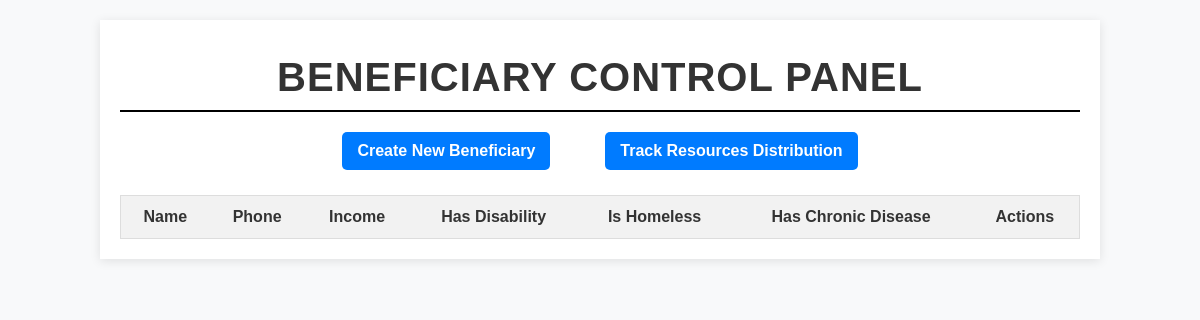
The app's page /BeneficiaryModule/index.php, older data.
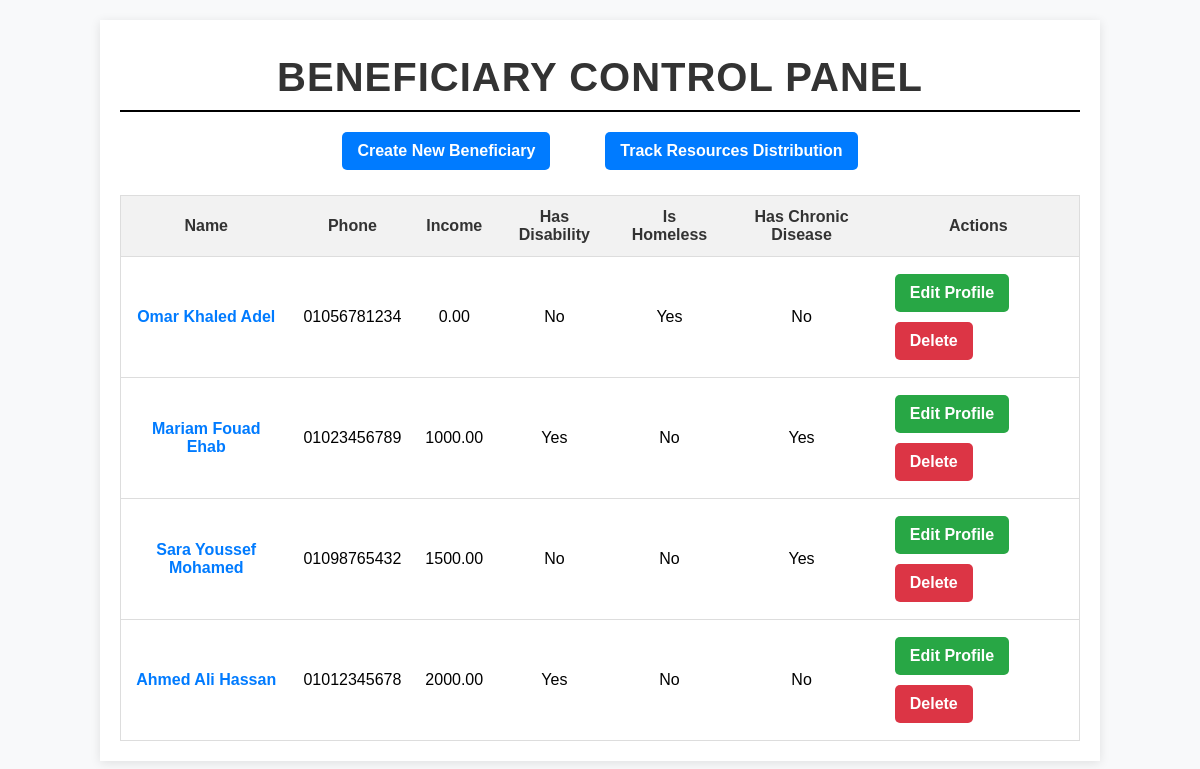
The same page, newer data.
### tables this page shows
CREATE TABLE IF NOT EXISTS Beneficiary (
    PersonID INT PRIMARY KEY,
    income DECIMAL(10, 2) NOT NULL,
    hasChronicDisease BOOLEAN DEFAULT FALSE,
    hasDisability BOOLEAN DEFAULT FALSE,
    isHomeless BOOLEAN DEFAULT FALSE,
    FOREIGN KEY (PersonID) REFERENCES Person(PersonID) ON DELETE CASCADE
);

CREATE TABLE IF NOT EXISTS Person (
                                      PersonID INT AUTO_INCREMENT PRIMARY KEY,
                                      FirstName VARCHAR(100) NOT NULL,
                                      LastName VARCHAR(100) NOT NULL,
                                      MiddleName VARCHAR(100),
                                      Nationality VARCHAR(100),
                                      Gender ENUM('Male', 'Female'),
                                      Phone VARCHAR(15) UNIQUE ,
                                      AddressID INT,
                                      FOREIGN KEY (AddressID) REFERENCES Address(AddressID) ON DELETE SET NULL
);

### BeneficiaryModule/Controllers/BeneficiaryController.php (called while the page is built, shortened)
<?php
class BeneficiaryController
{
    private $db;
    private $admin;
    public function __construct($connection, $admin)
    {
        $this->db = $connection;
        $this->admin = $admin;
    }
    public function listBeneficiaries()
    {
        $beneficiariesIterator  = $this->admin->getIterator($this->db);
        include 'Views/Beneficiary_List_View.php';
        $view = new Beneficiary_List_View();
        $view->showBeneficiaries($beneficiariesIterator);
    }
}

### BeneficiaryModule/Models/Beneficiary_Iterators/Income_Based_Iterator.php (called while the page is built, shortened)
<?php
class IncomeBasedIterator implements BeneficiaryIterator
{
    private $beneficiaries;
    private $position = 0;
    public function __construct(array $beneficiaries)
    {
        usort($beneficiaries, function ($a, $b) {
            return $a->getIncome() - $b->getIncome();
        });
        $this->beneficiaries = $beneficiaries;
    }
    public function hasNext(): bool
    {
        return $this->position < count($this->beneficiaries);
    }
    public function next(): ?Beneficiary
    {
        if ($this->hasNext()) {
            $beneficiary = $this->beneficiaries[$this->position];
            $this->position++;
            return $beneficiary;
        }
        return null;
    }
}

### BeneficiaryModule/Models/Beneficiary.php (called while the page is built, shortened)
<?php
require_once 'Person.php';
class Beneficiary extends Person implements NeedsCollectionInterface
{
    public $income;
    public $hasChronicDisease;
    public $hasDisability;
    public $isHomeless;
    private $PersonID = Null;
    public function __construct($db, $beneficiaryId)
    {
        $this->db = $db;
        $query = "SELECT * FROM Person JOIN Beneficiary ON Person.PersonID = Beneficiary.PersonID WHERE Person.PersonID = :personID";
        $stmt = $this->db->prepare($query);
        $stmt->bindParam(':personID', $beneficiaryId, PDO::PARAM_INT);
        $stmt->execute();
        $beneficiary = $stmt->fetch(PDO::FETCH_OBJ);
        $this->income = $beneficiary->income;
        $this->hasChronicDisease = $beneficiary->hasChronicDisease;
        $this->hasDisability = $beneficiary->hasDisability;
        $this->isHomeless = $beneficiary->isHomeless;
        $this->PersonID = $beneficiary->PersonID;
    }
    public function getIncome()
    {
        return $this->income;
    }
    public function hasChronicDisease()
    {
        return $this->hasChronicDisease;
    }
    public function hasDisability()
    {
        return $this->hasDisability;
    }
    public function isHomeless()
    {
        return $this->isHomeless;
    }
    public function getPersonID()
    {
        return $this->PersonID;
    }
}

### BeneficiaryModule/Models/BeneficiaryAdmin.php (called while the page is built, shortened)
<?php
require_once 'Person.php';
require_once 'Beneficiary_Iterators\Income_Based_Iterator.php';
class BeneficiaryAdmin extends Person implements BeneficiariesCollectionInterface
{
    public function __construct($db)
    {
        $this->initBeneficiaries($db);
    }
    public function initBeneficiaries($db)
    {
        $query = "SELECT p.PersonID
              FROM person p
              JOIN beneficiary b ON p.PersonID = b.PersonID";
        $stmt = $db->prepare($query);
        $stmt->execute();
        $result = $stmt->fetchAll(PDO::FETCH_ASSOC);
        foreach ($result as $row) {
            $beneficiary = new Beneficiary($db, $row['PersonID']);
        }
    }
}

### BeneficiaryModule/Models/Person.php (called while the page is built, shortened)
<?php
abstract class Person
{
    public $FirstName;
    public $LastName;
    public $MiddleName;
    public $Phone;
    public function __construct($firstName, $lastName, $middleName = null, $nationality = null, $gender = null, $phone = null, $addressID = null)
    {
        $this->FirstName = $firstName;
        $this->LastName = $lastName;
        $this->MiddleName = $middleName;
        $this->Phone = $phone;
    }
    public function getFirstName()
    {
        return $this->FirstName;
    }
    public function getLastName()
    {
        return $this->LastName;
    }
    public function getMiddleName()
    {
        return $this->MiddleName;
    }
    public function getPhone()
    {
        return $this->Phone;
    }
}

### BeneficiaryModule/Views/Beneficiary_List_View.php (the view)
<?php
class Beneficiary_List_View
{
    public function showBeneficiaries($beneficiaries_iterator)
    {
        echo '<link rel="stylesheet" type="text/css" href="Views/styles/list.css">';
        echo '<div class="container">';
        echo '<h1>Beneficiary Control Panel</h1>';
        echo '<div class="actions" style="text-align: center;">';
        echo '<a href="index.php?action=create_beneficiary" class="btn btn-primary" style="margin-right: 50px;">Create New Beneficiary</a>';
        echo '<a href="index.php?action=track_distribution" class="btn btn-primary">Track Resources Distribution</a>';
        echo '</div>';
        echo '<table>';
        echo '<thead><tr><th>Name</th><th>Phone</th><th>Income</th><th>Has Disability</th><th>Is Homeless</th><th>Has Chronic Disease</th><th>Actions</th></tr></thead>';
        echo '<tbody>';
        while ($beneficiaries_iterator->hasNext()) {
            $beneficiary = $beneficiaries_iterator->next();
            echo '<tr>';
            echo '<td><a href="index.php?action=view_beneficiary&id=' . urlencode($beneficiary->getPersonID()) . '" class="name-link">' . htmlspecialchars($beneficiary->getFirstName() . ' ' . $beneficiary->getMiddleName() . ' ' . $beneficiary->getLastName()) . '</a></td>';
            echo '<td>' . htmlspecialchars($beneficiary->getPhone()) . '</td>';
            echo '<td>' . htmlspecialchars($beneficiary->getIncome()) . '</td>';
            echo '<td>' . ($beneficiary->hasDisability() ? 'Yes' : 'No') . '</td>';
            echo '<td>' . ($beneficiary->isHomeless() ? 'Yes' : 'No') . '</td>';
            echo '<td>' . ($beneficiary->hasChronicDisease() ? 'Yes' : 'No') . '</td>';
            echo '<td class="action-buttons">';
            echo '<a href="index.php?action=update_beneficiary&id=' . urlencode($beneficiary->getPersonID()) . '" class="btn btn-warning">Edit Profile</a>';
            echo ' <a href="index.php?action=delete_beneficiary&id=' . urlencode($beneficiary->getPersonID()) . '" class="btn btn-danger" onclick="return confirm(\'Are you sure you want to delete this Beneficiary?\');">Delete</a>';
            echo '</td>';
            echo '</tr>';
        }
        echo '</tbody>';
        echo '</table>';
        echo '</div>';
    }
}

### BeneficiaryModule/index.php (shortened to what this page needs)
<?php
require_once 'Models/Beneficiary.php';
require_once 'Controllers/BeneficiaryController.php';
require_once 'Models/BeneficiaryAdmin.php';
$db = Database::getInstance()->getConnection();
$admin = new BeneficiaryAdmin($db);
$beneficiaryController = new BeneficiaryController($db, $admin);
$action = isset($_GET['action']) ? $_GET['action'] : 'list_beneficiaries';
switch ($action) {
    case 'list_beneficiaries':
        $beneficiaryController->listBeneficiaries();
        break;
}

### BeneficiaryModule/Views/styles/list.css (style rules this page uses)
.container { width: 80%; margin: 0 auto; padding: 20px; background-color: white; box-shadow: 0 2px 10px rgba(0, 0, 0, 0.1); margin-top: 20px; }
h1 { text-align: center; color: #333; font-size: 2.5em; font-weight: bold; margin-top: 15px; margin-bottom: 15px; letter-spacing: 1px; text-transform: uppercase; border-bottom: 2px solid #000000; padding-bottom: 10px; }
.btn { text-decoration: none; padding: 10px 15px; border-radius: 5px; display: inline-block; color: white; font-weight: bold; text-align: center; margin: 5px; border: none; }
.btn-primary { background-color: #007bff; transition: background-color 0.3s ease; }
.btn-warning { background-color: #28a745; transition: background-color 0.3s ease; }
.btn-danger { background-color: #dc3545; transition: background-color 0.3s ease; }
table { width: 100%; border-collapse: collapse; margin-top: 20px; border: 1px solid #ddd; background-color: #fff; }
th, td { padding: 12px; text-align: center; border-bottom: 1px solid #ddd; }
th { background-color: #f2f2f2; font-weight: bold; color: #333; }
td a { text-decoration: none; color: #007bff; font-weight: bold; transition: color 0.3s ease; }
.actions { text-align: left; margin-bottom: 15px; }
.action-buttons { text-align: left; }
.name-link { text-decoration: none; color: #007bff; font-weight: bold; }

Row changes from the older to the newer data that the page shows:
added beneficiary: PersonID.LastName "Omar Khaled Adel", PersonID.Phone "01056781234", income "0.00", hasDisability "No", isHomeless "Yes", hasChronicDisease "No"
added beneficiary: PersonID.LastName "Mariam Fouad Ehab", PersonID.Phone "01023456789", income "1000.00", hasDisability "Yes", isHomeless "No", hasChronicDisease "Yes"
added beneficiary: PersonID.LastName "Sara Youssef Mohamed", PersonID.Phone "01098765432", income "1500.00", hasDisability "No", isHomeless "No", hasChronicDisease "Yes"
added beneficiary: PersonID.LastName "Ahmed Ali Hassan", PersonID.Phone "01012345678", income "2000.00", hasDisability "Yes", isHomeless "No", hasChronicDisease "No"
